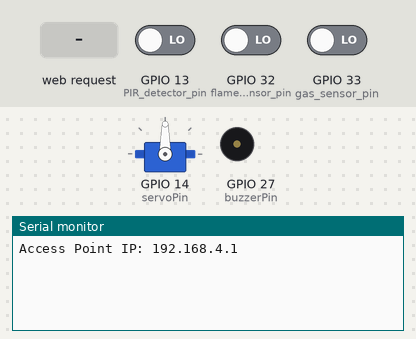
A sketch run on a simulated ESP32. On the bench: servo, buzzer (waves = sounding, pin HIGH), the last lines printed to the serial monitor. Inputs (shaded band) come from the test bench; at power-on: GPIO 13 (PIR_detector_pin) LOW, GPIO 32 (flame_sensor_pin) LOW, GPIO 33 (gas_sensor_pin) LOW.

Above: at 1.2 s.
1.3 s: HTTP request GET /PIR received
At 2.3 s:
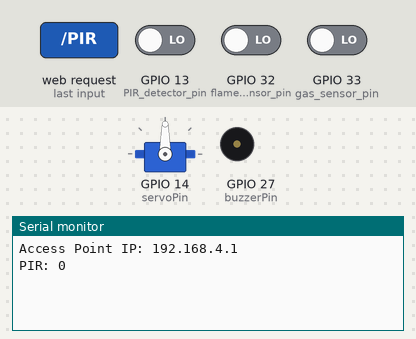
2.8 s: HTTP request GET /FLAME received
At 3.5 s:
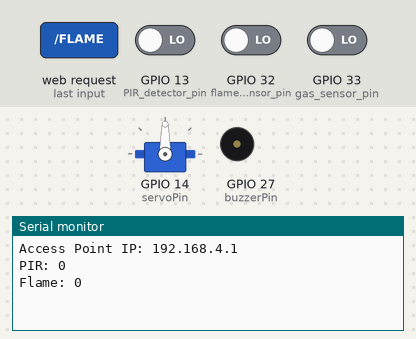
4.3 s: HTTP request GET /GAS received
At 4.6 s:
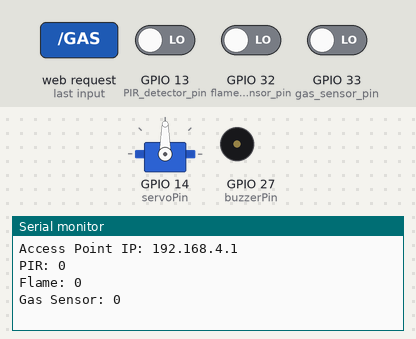

Measured:
- after the input at 1.3 s, the serial monitor: prints a new line at once (image 1)
- after the input at 2.8 s, the serial monitor: prints a new line at once (image 2)
- after the input at 4.3 s, the serial monitor: prints a new line at once (image 3)

The sketch:

Intrusion_Detection_Robot.ino
```cpp
// Developed by OMNYTRIX KABS - Uday Chaitanya
#include "WiFi.h"
#include "ESPAsyncWebServer.h"
#include <WiFiClient.h>
#include <ESP32Servo.h>

// Replace with your network credentials
const char* ssid = "Intrusion Detection";
const char* password = "123456789";

int PIR_detector_pin = 13;     // PIR sensor pin
int flame_sensor_pin = 32;     // Flame sensor pin
int gas_sensor_pin = 33;       // MQ135 digital output pin
int trigPin = 25;              // Ultrasonic trigger
int echoPin = 26;              // Ultrasonic echo
int servoPin = 14;             // Servo control pin
int buzzerPin = 27;            // Buzzer pin

Servo myServo;
int servoAngle = 90;

AsyncWebServer server(80);

// Sensor Functions
String PIR() {
  int state = digitalRead(PIR_detector_pin);
  Serial.print("PIR: "); Serial.println(state);
  return (state == HIGH) ? "Detected" : "Not Detected";
}

String Flame() {
  int state = digitalRead(flame_sensor_pin);
  Serial.print("Flame: "); Serial.println(state);
  return (state == LOW) ? "Flame Detected" : "No Flame";
}

String Gas() {
  int state = digitalRead(gas_sensor_pin);
  Serial.print("Gas Sensor: "); Serial.println(state);
  return (state == LOW) ? "Gas Detected" : "No Gas Detected";
}

String Ultrasonic() {
  long duration;
  float distance;

  digitalWrite(trigPin, LOW);
  delayMicroseconds(2);
  digitalWrite(trigPin, HIGH);
  delayMicroseconds(10);
  digitalWrite(trigPin, LOW);
  duration = pulseIn(echoPin, HIGH);
  distance = (duration * 0.0343) / 2;

  Serial.print("Distance: "); Serial.print(distance); Serial.println(" cm");

  // Buzzer control based on distance
  if (distance > 0 && distance < 10) {
    digitalWrite(buzzerPin, HIGH);  // Turn buzzer ON
  } else {
    digitalWrite(buzzerPin, LOW);   // Turn buzzer OFF
  }

  return String(distance) + " cm";
}

// HTML Page
const char index_html[] PROGMEM = R"rawliteral(
<!DOCTYPE HTML><html>
<head>
  <meta name="viewport" content="width=device-width, initial-scale=1">
  <style>
    html { font-family: Arial; display: inline-block; text-align: center; }
    h2 { font-size: 2.5rem; }
    p { font-size: 1.8rem; }
  </style>
</head>
<body>
  <h2>Intrusion Detection Robot</h2>
  <p><strong>Human:</strong> <span id="pir">%PIR%</span></p>
  <p><strong>Flame:</strong> <span id="flame">%FLAME%</span></p>
  <p><strong>Gas:</strong> <span id="gas">%GAS%</span></p>
  <p><strong>Distance:</strong> <span id="ultrasonic">%ULTRASONIC%</span></p>

  <h3>Servo Control</h3>
  <input type="range" min="0" max="180" value="90" id="servoSlider">
  <p>Angle: <span id="servoValue">90</span>°</p>

<script>
document.getElementById("servoSlider").addEventListener("input", function() {
  var angle = this.value;
  document.getElementById("servoValue").innerText = angle;
  fetch("/servo?angle=" + angle);
});

setInterval(function() {
  fetch('/PIR').then(r => r.text()).then(t => { document.getElementById("pir").innerHTML = t; });
  fetch('/FLAME').then(r => r.text()).then(t => { document.getElementById("flame").innerHTML = t; });
  fetch('/GAS').then(r => r.text()).then(t => { document.getElementById("gas").innerHTML = t; });
  fetch('/ULTRASONIC').then(r => r.text()).then(t => { document.getElementById("ultrasonic").innerHTML = t; });
}, 5000);
</script>
</body>
</html>
)rawliteral";

String processor(const String& var) {
  if (var == "PIR") return PIR();
  if (var == "FLAME") return Flame();
  if (var == "GAS") return Gas();
  if (var == "ULTRASONIC") return Ultrasonic();
  return String();
}

void setup() {
  Serial.begin(115200);
  pinMode(PIR_detector_pin, INPUT);
  pinMode(flame_sensor_pin, INPUT);
  pinMode(gas_sensor_pin, INPUT);
  pinMode(trigPin, OUTPUT);
  pinMode(echoPin, INPUT);
  pinMode(buzzerPin, OUTPUT);
  digitalWrite(buzzerPin, LOW); // Ensure buzzer is off initially

  myServo.attach(servoPin);
  myServo.write(servoAngle); // Set initial servo position

  WiFi.softAP(ssid, password);
  Serial.print("Access Point IP: ");
  Serial.println(WiFi.softAPIP());

  server.on("/", HTTP_GET, [](AsyncWebServerRequest *request) {
    request->send_P(200, "text/html", index_html, processor);
  });

  server.on("/PIR", HTTP_GET, [](AsyncWebServerRequest *request) {
    request->send_P(200, "text/plain", PIR().c_str());
  });
  server.on("/FLAME", HTTP_GET, [](AsyncWebServerRequest *request) {
    request->send_P(200, "text/plain", Flame().c_str());
  });
  server.on("/GAS", HTTP_GET, [](AsyncWebServerRequest *request) {
    request->send_P(200, "text/plain", Gas().c_str());
  });
  server.on("/ULTRASONIC", HTTP_GET, [](AsyncWebServerRequest *request) {
    request->send_P(200, "text/plain", Ultrasonic().c_str());
  });

  server.on("/servo", HTTP_GET, [](AsyncWebServerRequest *request) {
    if (request->hasParam("angle")) {
      int angle = request->getParam("angle")->value().toInt();
      if (angle >= 0 && angle <= 180) {
        myServo.write(angle);
        servoAngle = angle;
        request->send(200, "text/plain", "Servo moved to " + String(angle));
      } else {
        request->send(400, "text/plain", "Invalid angle. Must be 0-180.");
      }
    } else {
      request->send(400, "text/plain", "Missing angle parameter.");
    }
  });

  server.begin();
}

void loop() {
  delay(10);
}
```
